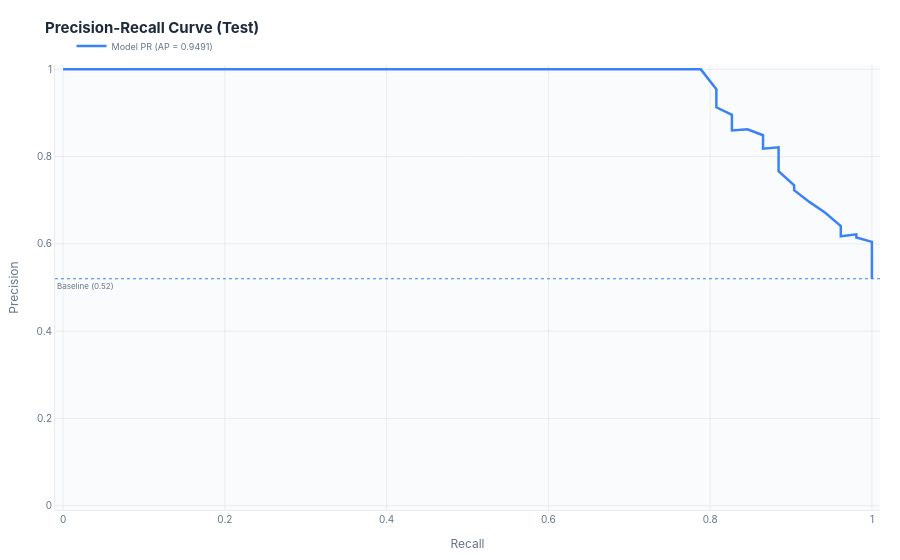

Notebook cell for this chart:
### Code cell
# Precision-Recall Curve Plot
fig_pr = plotter_clf.plot_pr_curve(subset="test")
fig_pr.show()

### Figure 1 — Plotly figure (JSON) as saved in the notebook; plotly's stock layout.template omitted (floating-point values rounded to 4 significant figures)
{"data": [{"hovertemplate": "<b>Recall:</b> %{x:.4f}<br><b>Precision:</b> %{y:.4f}<extra></extra>", "line": {"color": "#3b82f6", "width": 2.5}, "mode": "lines", "name": "Model PR (AP = 0.9491)", "x": [1.0, 1.0, 1.0, 1.0, 1.0, 0.9808, 0.9808, 0.9615, 0.9615, 0.9615, 0.9423, 0.9231, 0.9038, 0.9038, 0.8846, 0.8846, 0.8846, 0.8846, 0.8654, 0.8654, 0.8462, 0.8269, 0.8269, 0.8077, 0.8077, 0.8077, 0.7885, 0.7308, 0.6923, 0.6731, 0.5577, 0.5385, 0.5, 0.4423, 0.3654, 0.3269, 0.2885, 0.2115, 0.1538, 0.03846, 0.0], "y": [0.52, 0.5253, 0.5417, 0.5843, 0.6047, 0.6145, 0.622, 0.6173, 0.6329, 0.641, 0.6712, 0.6957, 0.7231, 0.7344, 0.7667, 0.7797, 0.807, 0.8214, 0.8182, 0.8491, 0.8627, 0.86, 0.8958, 0.913, 0.9333, 0.9545, 1.0, 1.0, 1.0, 1.0, 1.0, 1.0, 1.0, 1.0, 1.0, 1.0, 1.0, 1.0, 1.0, 1.0, 1.0], "type": "scatter"}], "layout": {"shapes": [{"line": {"color": "#3b82f6", "dash": "dot", "width": 1.2}, "type": "line", "x0": 0, "x1": 1, "xref": "x domain", "y0": 0.52, "y1": 0.52, "yref": "y"}], "annotations": [{"font": {"color": "#64748b", "size": 8}, "showarrow": false, "text": "Baseline (0.52)", "x": 0, "xanchor": "left", "xref": "x domain", "y": 0.52, "yanchor": "top", "yref": "y"}], "title": {"font": {"family": "Inter, system-ui, -apple-system, sans-serif", "color": "#1e293b", "size": 15}, "text": "<b>Precision-Recall Curve (Test)</b>", "x": 0.05, "xanchor": "left", "y": 0.96}, "font": {"family": "Inter, system-ui, -apple-system, sans-serif", "color": "#1e293b", "size": 11}, "margin": {"l": 55, "r": 20, "t": 65, "b": 45}, "legend": {"font": {"size": 9, "color": "#64748b"}, "orientation": "h", "yanchor": "bottom", "y": 1.01, "xanchor": "left", "x": 0.02, "bgcolor": "rgba(0,0,0,0)", "bordercolor": "rgba(0,0,0,0)", "borderwidth": 0}, "hoverlabel": {"font": {"family": "Inter, system-ui, -apple-system, sans-serif", "color": "#1e293b", "size": 11}, "bgcolor": "#ffffff", "bordercolor": "rgba(0, 0, 0, 0.08)"}, "paper_bgcolor": "#ffffff", "plot_bgcolor": "#fafbfc", "showlegend": true, "hovermode": "closest", "xaxis": {"title": {"font": {"size": 12, "color": "#64748b", "family": "Inter, system-ui, -apple-system, sans-serif"}, "text": "Recall"}, "tickfont": {"color": "#64748b", "size": 10}, "gridcolor": "rgba(0, 0, 0, 0.06)", "linecolor": "rgba(0, 0, 0, 0.08)", "zerolinecolor": "rgba(0, 0, 0, 0.06)", "zerolinewidth": 1, "range": [-0.01, 1.01]}, "yaxis": {"title": {"font": {"size": 12, "color": "#64748b", "family": "Inter, system-ui, -apple-system, sans-serif"}, "text": "Precision"}, "tickfont": {"color": "#64748b", "size": 10}, "gridcolor": "rgba(0, 0, 0, 0.06)", "linecolor": "rgba(0, 0, 0, 0.08)", "zerolinecolor": "rgba(0, 0, 0, 0.06)", "zerolinewidth": 1, "range": [-0.01, 1.01]}}}
